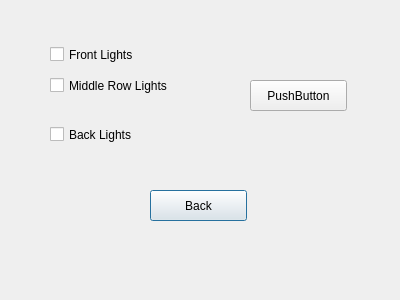
<?xml version="1.0" encoding="UTF-8"?>
<ui version="4.0">
 <class>InteriorLights</class>
 <widget class="QDialog" name="InteriorLights">
  <property name="geometry">
   <rect>
    <x>0</x>
    <y>0</y>
    <width>400</width>
    <height>300</height>
   </rect>
  </property>
  <property name="windowTitle">
   <string>Dialog</string>
  </property>
  <widget class="QPushButton" name="backButton">
   <property name="geometry">
    <rect>
     <x>150</x>
     <y>190</y>
     <width>97</width>
     <height>31</height>
    </rect>
   </property>
   <property name="text">
    <string>Back</string>
   </property>
  </widget>
  <widget class="QCheckBox" name="frontBox">
   <property name="geometry">
    <rect>
     <x>50</x>
     <y>40</y>
     <width>151</width>
     <height>29</height>
    </rect>
   </property>
   <property name="text">
    <string>Front Lights</string>
   </property>
  </widget>
  <widget class="QCheckBox" name="midBox">
   <property name="geometry">
    <rect>
     <x>50</x>
     <y>70</y>
     <width>151</width>
     <height>31</height>
    </rect>
   </property>
   <property name="text">
    <string>Middle Row Lights</string>
   </property>
  </widget>
  <widget class="QCheckBox" name="backBox">
   <property name="geometry">
    <rect>
     <x>50</x>
     <y>120</y>
     <width>141</width>
     <height>29</height>
    </rect>
   </property>
   <property name="text">
    <string>Back Lights</string>
   </property>
  </widget>
  <widget class="QPushButton" name="resetButton">
   <property name="geometry">
    <rect>
     <x>250</x>
     <y>80</y>
     <width>97</width>
     <height>31</height>
    </rect>
   </property>
   <property name="text">
    <string>PushButton</string>
   </property>
  </widget>
 </widget>
 <resources/>
 <connections/>
</ui>
